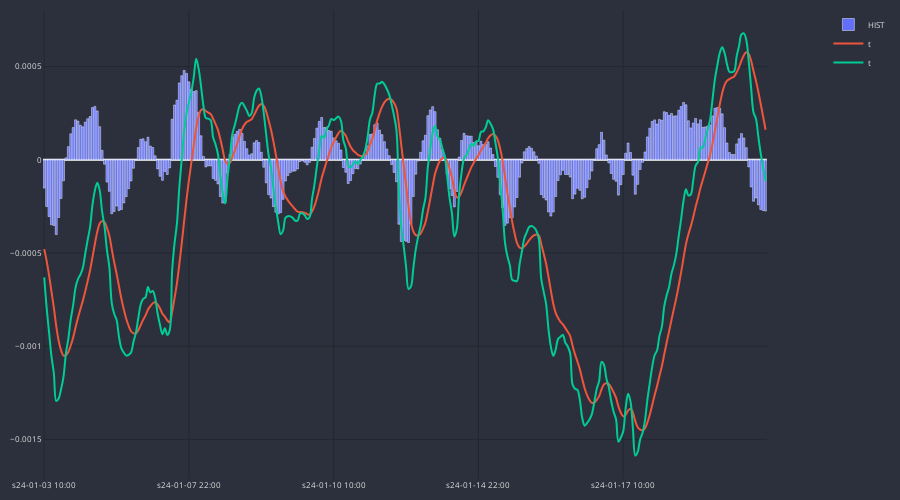

Notebook code cell kept with this figure:
### Code cell
cp = CandlePlot(dfp, candles=False)
cp.fig.add_trace(go.Bar(
    x=cp.df_plot.sTime,
    y=cp.df_plot.HIST,
    name="HIST"
))
cp.show_plot(line_traces=['SIGNAL', 'MACD'], sec_traces=[])

### Figure 1 — Plotly figure (JSON) as saved in the notebook; plotly's stock layout.template omitted (floating-point values rounded to 4 significant figures; data arrays with more than 128 entries replaced by an {"elided": "..."} marker saying what was removed)
{"data": [{"name": "HIST", "type": "bar", "x": {"elided": "300 str values"}, "y": {"elided": "300 float values"}}, {"line": {"shape": "spline", "width": 2}, "name": "t", "type": "scatter", "x": {"elided": "300 str values"}, "xaxis": "x", "y": {"elided": "300 float values"}, "yaxis": "y"}, {"line": {"shape": "spline", "width": 2}, "name": "t", "type": "scatter", "x": {"elided": "300 str values"}, "xaxis": "x", "y": {"elided": "300 float values"}, "yaxis": "y"}], "layout": {"font": {"color": "#e1e1e1", "size": 8}, "height": 500, "margin": {"b": 10, "l": 10, "r": 10, "t": 10}, "paper_bgcolor": "#2c303c", "plot_bgcolor": "#2c303c", "width": 900, "xaxis": {"anchor": "y", "autorange": true, "domain": [0, 0.94], "gridcolor": "#1f292f", "nticks": 5, "range": [-0.5, 299.5], "rangeslider": {"visible": false, "yaxis": {}}, "type": "category"}, "yaxis": {"anchor": "x", "autorange": true, "domain": [0, 1], "gridcolor": "#1f292f", "range": [-0.001712, 0.0008034], "type": "linear"}, "yaxis2": {"anchor": "x", "gridcolor": "#1f292f", "overlaying": "y", "side": "right"}}}
